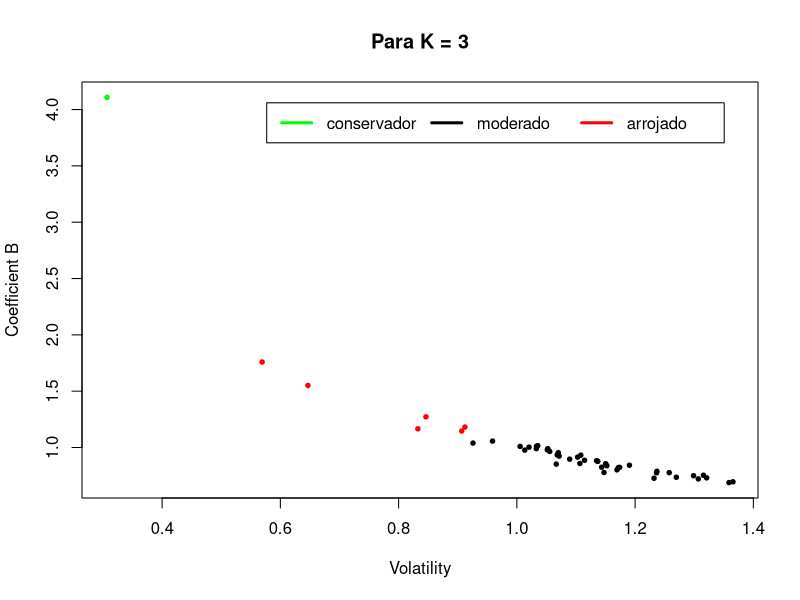
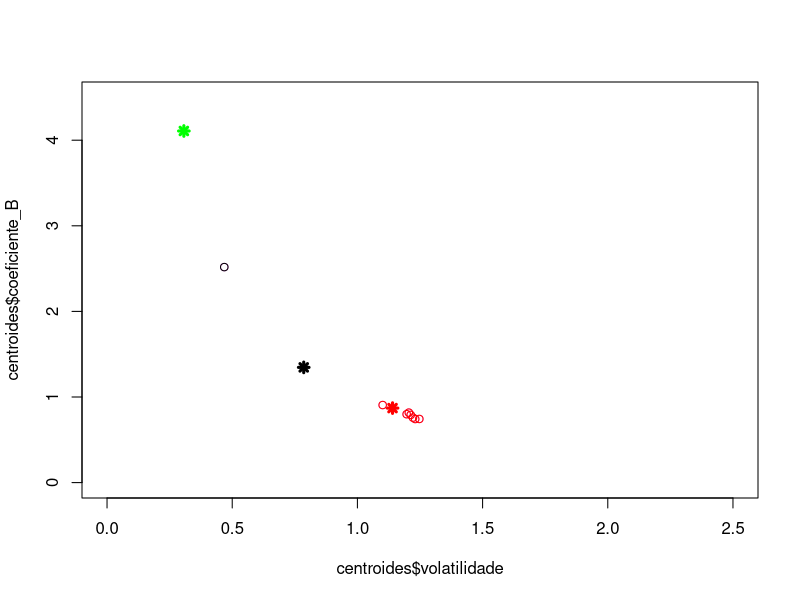

Recreate these plots in R, in order.
dados = read.table("calculo_b_volatilidade.csv",sep=",",head=T)

retorna_cluster = function(dados,k){
  #   dados = eixo_x_y
  # k = 3
  #   dados = subset(eixo_x_y,eixo_x_y$tempo==semestre)
  iter = 45
  agrupamento = dados[,c("coeficiente_B","volatilidade")]
  #     dados[,1] = log(dados[,1])
  #     dados[,2] = log(dados[,2])
  
  km = kmeans (x = agrupamento, centers = k, iter.max = iter)
  agrupamento$cluster = km$cluster
  grupos = unique(km$cluster)
  #   print(grupos)
  dados$cluster = agrupamento$cluster
  dados$risco_b = ""
  dados$risco_b[dados$cluster == grupos[1]] = "moderado"
  dados$risco_b[dados$cluster == grupos[2]] = "arrojado"
  dados$risco_b[dados$cluster == grupos[3]] = "conservador"
  
  dados$cor = ""
  #   dados$cor[dados$cluster == grupos[1]] = "black"
  #   dados$cor[dados$cluster == grupos[2]] = "green"
  #   dados$cor[dados$cluster == grupos[3]] = "red"
  dados$cor[dados$cluster == grupos[1]] = "black"
  dados$cor[dados$cluster == grupos[2]] = "red"
  dados$cor[dados$cluster == grupos[3]] = "green"
  
  
  #   cor = c()
  #   #   dados$cor[dados$cluster == grupos[1]] = "black"
  #   #   dados$cor[dados$cluster == grupos[2]] = "green"
  #   #   dados$cor[dados$cluster == grupos[3]] = "red"
  #   cor[dados$cluster == grupos[1]] = "red"
  #   cor[dados$cluster == grupos[2]] = "black"
  #   cor[dados$cluster == grupos[3]] = "green"
  #   head(dados)
  #   cluster_ordem = unique( km$cluster)
  legenda = c("conservador","moderado","arrojado")
  plot(main= paste("Para K = ",k,sep =""),agrupamento$coeficiente_B~agrupamento$volatilidade,xlab="Volatility",ylab="Coefficient B", col = dados$cor,pch = 20, cex = 0.9)
  #   points(km$centers[,1]~km$centers[,2],col=4, pch = 8,lwd=2)
  legend("topright", inset=.05,legenda , lwd= 3,col =c("green","black","red") , horiz=TRUE)
  # points(km$centers,col=1:k, pch = 8,lwd=3)
  
  #   agrupamento = agrupamento[order(agrupamento$cluster),]
  
  # dados
  #   return(dados)
  names(dados)
  # centroides = cbind(km$centers,data.frame(risco = c("conservador","moderado","arrojado")))
  centroides = as.data.frame(km$centers)
  centroides = centroides[order(centroides$volatilidade,decreasing=T),]
  centroides = cbind(centroides,data.frame(risco = c("arrojado","moderado","conservador")))
  centroides$cor = ""
  #   dados$cor[dados$cluster == grupos[1]] = "black"
  #   dados$cor[dados$cluster == grupos[2]] = "green"
  #   dados$cor[dados$cluster == grupos[3]] = "red"
  centroides$cor[centroides$risco == "conservador"] = "green"
  centroides$cor[centroides$risco == "moderado"] = "black"
  centroides$cor[centroides$risco == "arrojado"] = "red"
  
  plot( centroides$coeficiente_B~centroides$volatilidade,col=centroides$cor, pch = 8,lwd=3,xlim=c(0,2.5),ylim=c(0,4.5))
  return(centroides)
}
# return(km$centers)
# }
# eixo_x_y_sem_outlier = eixo_x_y[eixo_x_y$coeficiente_B<3,]
# agrupamento_dados = retorna_cluster(dados,3)
# outlier = eixo_x_y[eixo_x_y$coeficiente_B>3,]
# outlier$cor = "green"
# outlier$cluster = unique(agrupamento_dados$cluster[agrupamento_dados$risco_b=="conservador"])
# outlier$risco_b = "conservador"
# agrupamento_dados = rbind( agrupamento_dados,outlier)
# head(agrupamento_dados)
# legenda = c("conservador","moderado","arrojado")
# plot(main= paste("Para K = ",3,sep =""),agrupamento_dados$coeficiente_B~agrupamento_dados$volatilidade,xlab="Volatility",ylab="Coefficient B", col = agrupamento_dados$cor,pch = 20, cex = 0.9)
# #   points(km$centers[,1]~km$centers[,2],col=4, pch = 8,lwd=2)
# legend("topright", inset=.05,legenda , lwd= 3,col =c("green","black","red") , horiz=TRUE)

faixa_temporal = unique(dados$tempo)
for( periodo in faixa_temporal){
  faixa_temporal_teste = periodo
  faixa_temporal_treino = setdiff(faixa_temporal, periodo)
  
  teste = subset(dados,dados$tempo == faixa_temporal_teste)
  treino = subset(dados,dados$tempo %in% faixa_temporal_treino)
  print(teste)
  print(treino)
  break
}


treino = subset(dados,dados$tempo< 2014)
teste = subset(dados,dados$tempo == 2014)
centroides = retorna_cluster(treino,3)
# pontos_novos = data.frame(volatilidade = c(0.9,1.1),coeficiente_B = c(1.50,0.8))
pontos_novos = teste[,c("volatilidade","coeficiente_B")]
points(pontos_novos$coeficiente_B~pontos_novos$volatilidade,col="violet")

novos_pontos_classificados = data.frame()
# ponto_estudado = 1# indices de todos os pontos

for(ponto_estudado in 1:nrow(pontos_novos)){
  ponto_centroide = 1:3 # os 3 possiveis centroides dos riscos
  distancia = sqrt((pontos_novos$volatilidade[ponto_estudado] - centroides$volatilidade[ponto_centroide])^2 + (pontos_novos$coeficiente_B[ponto_estudado] - centroides$coeficiente_B[ponto_centroide])^2)
  todas_distancias = data.frame(distancias = distancia,risco =centroides$risco)
  indice_menor_distancia = which.min(todas_distancias$distancias)
  risco = as.character(todas_distancias$risco[indice_menor_distancia])
  agrupamento = cbind(pontos_novos[ponto_estudado,],risco)
  distancia_euclidiana = distancia[indice_menor_distancia]
  agrupamento = cbind(agrupamento,distancia_euclidiana)
  
  # calcula SSE de B e volatilidade
  alvo_volatilidade = centroides$volatilidade[ponto_centroide][indice_menor_distancia]
  alvo_B = centroides$coeficiente_B[ponto_centroide][indice_menor_distancia]
  
  volatilidade = pontos_novos$volatilidade[ponto_estudado]
  coeficiente_b = pontos_novos$coeficiente_B[ponto_estudado]
  
  sse_volatilidade = sum(( volatilidade-alvo_volatilidade)^2)
  sse_coeficiente_b = sum(( coeficiente_b-alvo_B)^2)
  
  agrupamento = cbind(agrupamento,sse_volatilidade)
  agrupamento = cbind(agrupamento,sse_coeficiente_b)
  
  novos_pontos_classificados = rbind(novos_pontos_classificados,agrupamento)
}
# novos_pontos_classificados = data.frame(pontos_novos$volatilidade)

novos_pontos_classificados$cor = ""
#   dados$cor[dados$cluster == grupos[1]] = "black"
#   dados$cor[dados$cluster == grupos[2]] = "green"
#   dados$cor[dados$cluster == grupos[3]] = "red"
novos_pontos_classificados$cor[novos_pontos_classificados$risco == "moderado"] = "black"
novos_pontos_classificados$cor[novos_pontos_classificados$risco == "arrojado"] = "red"
novos_pontos_classificados$cor[novos_pontos_classificados$risco == "conservador"] = "green"

points(novos_pontos_classificados$volatilidade,novos_pontos_classificados$coeficiente_B,col=novos_pontos_classificados$cor,lwd=1)
# aggregate(dados$a,list(dados$tempo),FUN=length)

